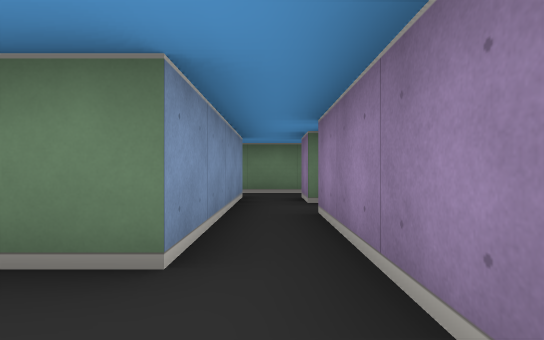
view 1 (above)

16 first-person views from a walk through a cub3D maze. The camera is about half as high as the walls, looks level and sees 80° across. The floor is counted in squares. Each view is taken from the middle of a square. On the plan, view 1 faces up. The plan holds only what a view shows up to about 9 squares ahead; the rest is blank.

view 2
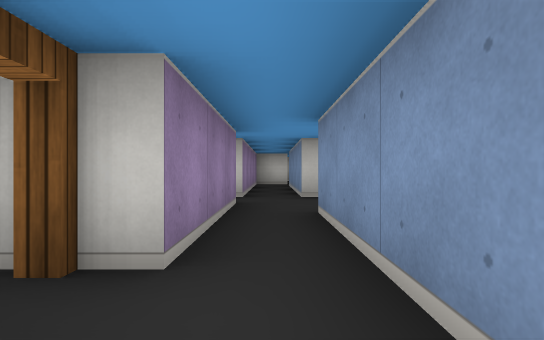

view 3
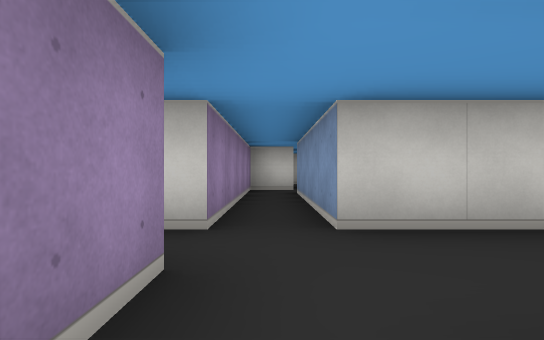

view 4
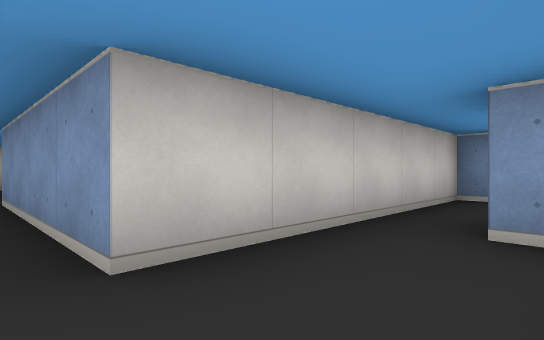

view 5
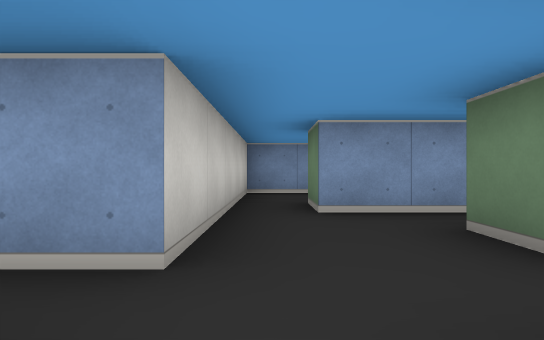

view 6
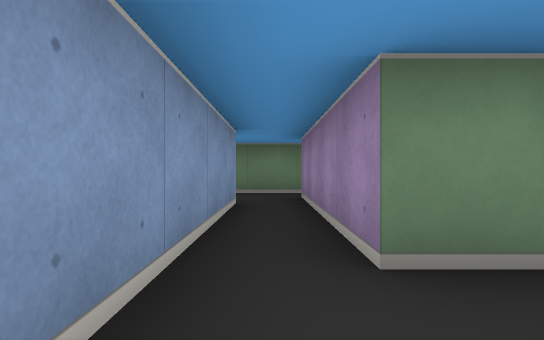

view 7
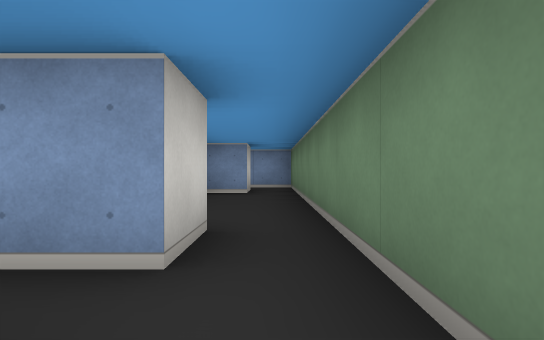

view 8
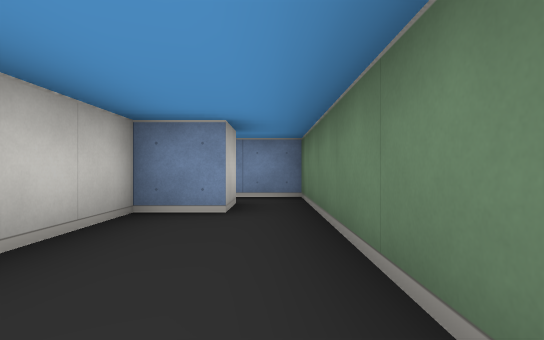

view 9
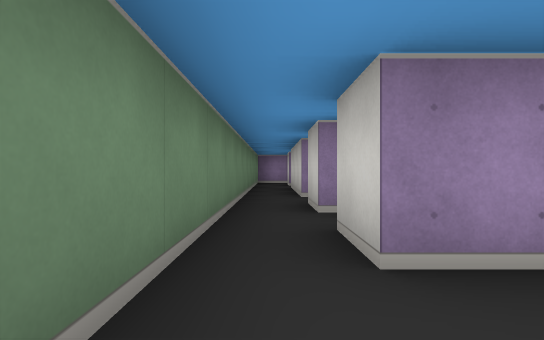

view 10
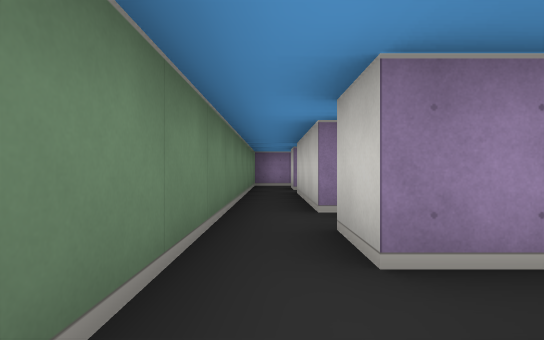

view 11
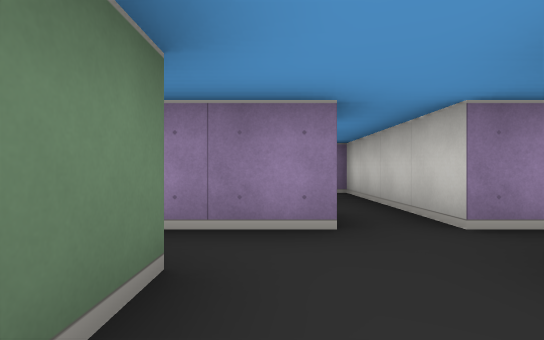

view 12
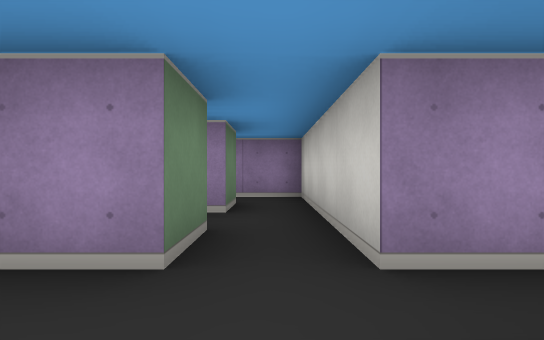

view 13
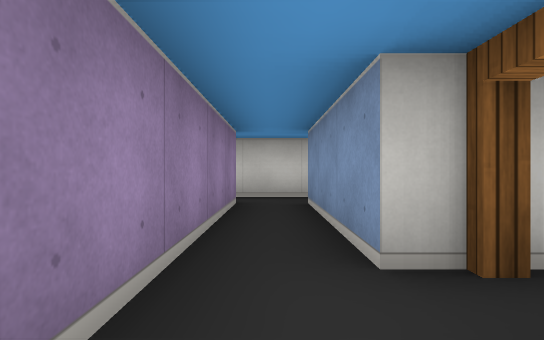

view 14
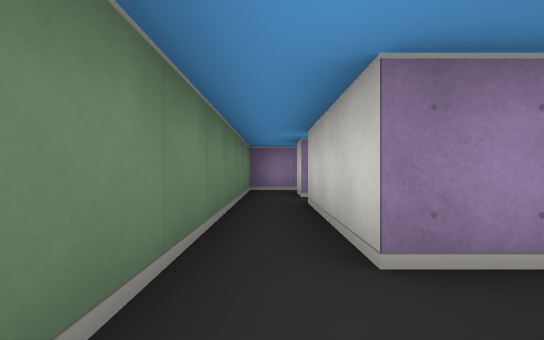

view 15
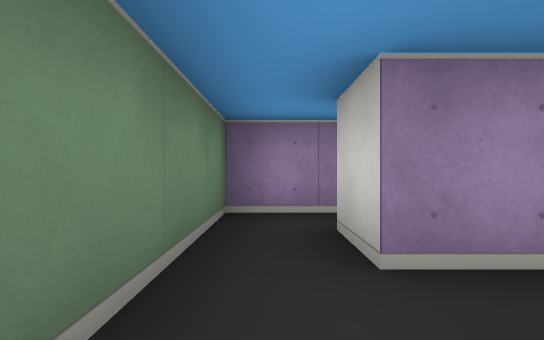

view 16
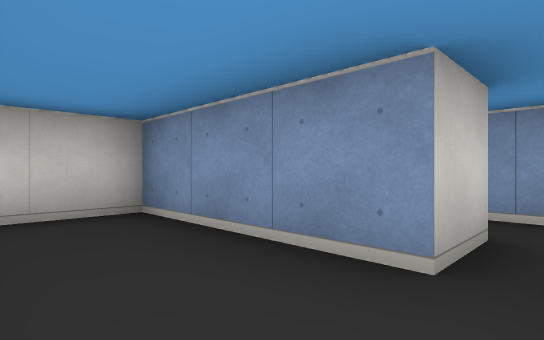

### Floor plan
Key: @ floor where view 1 was taken; # wall or solid block; . floor; D open door.
Columns run from 8 left of view 1 to 9 right of it. Each row starts with its distance up from view 1.
  7 ##################
  6 #................#
  5 #.#....#.#.###.#.#
  4 # ####.#.D.#
  3 #....#.#.#.#
  2 #.#..#.#.#.#
  1   #..#...#.#.#
  0   #.....@....#
 -1   ######.#####
 -2        #.#
 -3        #.#
 -4        #.#
 -5         .#
 -6         ##

Where each view was taken, in squares from view 1:
view 1: 0 up, 0 right, facing up
view 2: 5 up, 0 right, facing down
view 3: 2 up, 0 right, facing down
view 4: 1 up, 0 right, facing down-left
view 5: 0 up, 1 right, facing left
view 6: 0 up, 2 left, facing up
view 7: 6 up, 1 right, facing left
view 8: 6 up, 2 left, facing left
view 9: 6 up, 3 left, facing right
view 10: 6 up, 1 left, facing right
view 11: 1 up, 2 left, facing right
view 12: 0 up, 1 left, facing right
view 13: 5 up, 2 right, facing down
view 14: 6 up, 1 right, facing right
view 15: 6 up, 5 right, facing right
view 16: 3 up, 4 left, facing down-left
